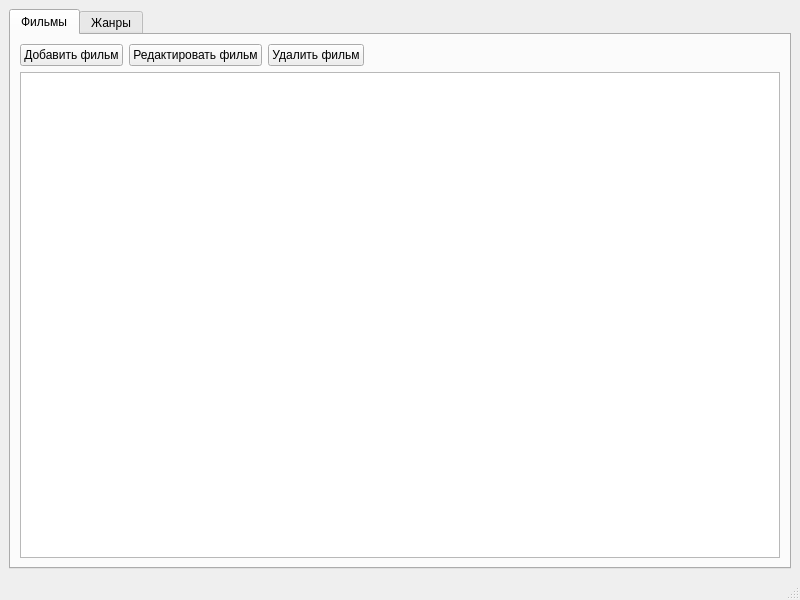
<?xml version="1.0" encoding="UTF-8"?>
<ui version="4.0">
 <class>MainWindow</class>
 <widget class="QMainWindow" name="MainWindow">
  <property name="geometry">
   <rect>
    <x>0</x>
    <y>0</y>
    <width>800</width>
    <height>600</height>
   </rect>
  </property>
  <property name="windowTitle">
   <string>Фильмотека</string>
  </property>
  <widget class="QWidget" name="centralwidget">
   <layout class="QVBoxLayout" name="verticalLayout_2">
    <item>
     <layout class="QVBoxLayout" name="verticalLayout" stretch="0">
      <item>
       <widget class="QTabWidget" name="tabWidget">
        <property name="currentIndex">
         <number>0</number>
        </property>
        <widget class="QWidget" name="films_tab">
         <attribute name="title">
          <string>Фильмы</string>
         </attribute>
         <layout class="QVBoxLayout" name="verticalLayout_4">
          <item>
           <layout class="QVBoxLayout" name="verticalLayout_3" stretch="1,20">
            <item>
             <layout class="QHBoxLayout" name="horizontalLayout">
              <item>
               <widget class="QPushButton" name="add_film_btn">
                <property name="text">
                 <string>Добавить фильм</string>
                </property>
               </widget>
              </item>
              <item>
               <widget class="QPushButton" name="edit_film_btn">
                <property name="text">
                 <string>Редактировать фильм</string>
                </property>
               </widget>
              </item>
              <item>
               <widget class="QPushButton" name="remove_film_btn">
                <property name="text">
                 <string>Удалить фильм</string>
                </property>
               </widget>
              </item>
              <item>
               <spacer name="horizontalSpacer">
                <property name="orientation">
                 <enum>Qt::Horizontal</enum>
                </property>
                <property name="sizeHint" stdset="0">
                 <size>
                  <width>40</width>
                  <height>20</height>
                 </size>
                </property>
               </spacer>
              </item>
             </layout>
            </item>
            <item>
             <widget class="QTableWidget" name="films_table_widget">
              <attribute name="horizontalHeaderStretchLastSection">
               <bool>true</bool>
              </attribute>
             </widget>
            </item>
           </layout>
          </item>
         </layout>
        </widget>
        <widget class="QWidget" name="genres_tab">
         <attribute name="title">
          <string>Жанры</string>
         </attribute>
         <layout class="QVBoxLayout" name="verticalLayout_6">
          <item>
           <layout class="QVBoxLayout" name="verticalLayout_5" stretch="1,20">
            <item>
             <layout class="QHBoxLayout" name="horizontalLayout_3" stretch="0,0,0,0">
              <item>
               <widget class="QPushButton" name="add_genre_btn">
                <property name="text">
                 <string>Добавить жанр</string>
                </property>
               </widget>
              </item>
              <item>
               <widget class="QPushButton" name="edit_genre_btn">
                <property name="text">
                 <string>Редактировать жанр</string>
                </property>
               </widget>
              </item>
              <item>
               <widget class="QPushButton" name="remove_genre_btn">
                <property name="text">
                 <string>Удалить жанр</string>
                </property>
               </widget>
              </item>
              <item>
               <spacer name="horizontalSpacer_2">
                <property name="orientation">
                 <enum>Qt::Horizontal</enum>
                </property>
                <property name="sizeHint" stdset="0">
                 <size>
                  <width>40</width>
                  <height>20</height>
                 </size>
                </property>
               </spacer>
              </item>
             </layout>
            </item>
            <item>
             <widget class="QTableWidget" name="genres_table_widget"/>
            </item>
           </layout>
          </item>
         </layout>
        </widget>
       </widget>
      </item>
     </layout>
    </item>
   </layout>
  </widget>
  <widget class="QMenuBar" name="menubar">
   <property name="geometry">
    <rect>
     <x>0</x>
     <y>0</y>
     <width>800</width>
     <height>21</height>
    </rect>
   </property>
  </widget>
  <widget class="QStatusBar" name="statusbar"/>
 </widget>
 <resources/>
 <connections/>
</ui>
